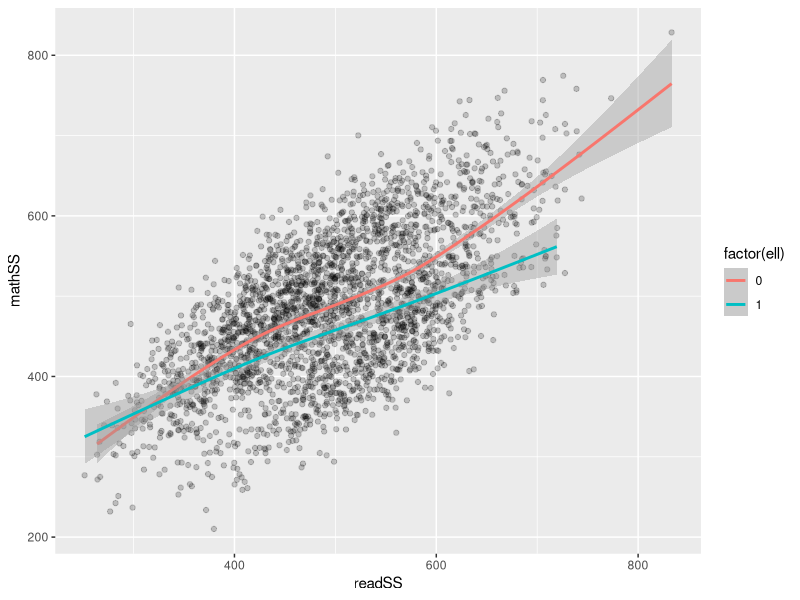

The R source for this figure: (Note: this script raises an error after producing the figure.)
## ---- chunk 1
studat<-read.csv('data/smalldata.csv')
str(studat)
## ---- chunk 2
library(ggplot2)
qplot(readSS,mathSS,data=studat,alpha=I(.2))+geom_smooth(aes(group=ell,color=factor(ell)))
## ---- chunk 3
library(partykit)
mypar<-ctree_control(testtype='Bonferroni',mincriterion=0.99)

mytree<-ctree(mathSS~race+econ+ell+disab+sch_fay+dist_fay+attday+readSS,
              data=subset(studat,grade==3))

plot(mytree)
